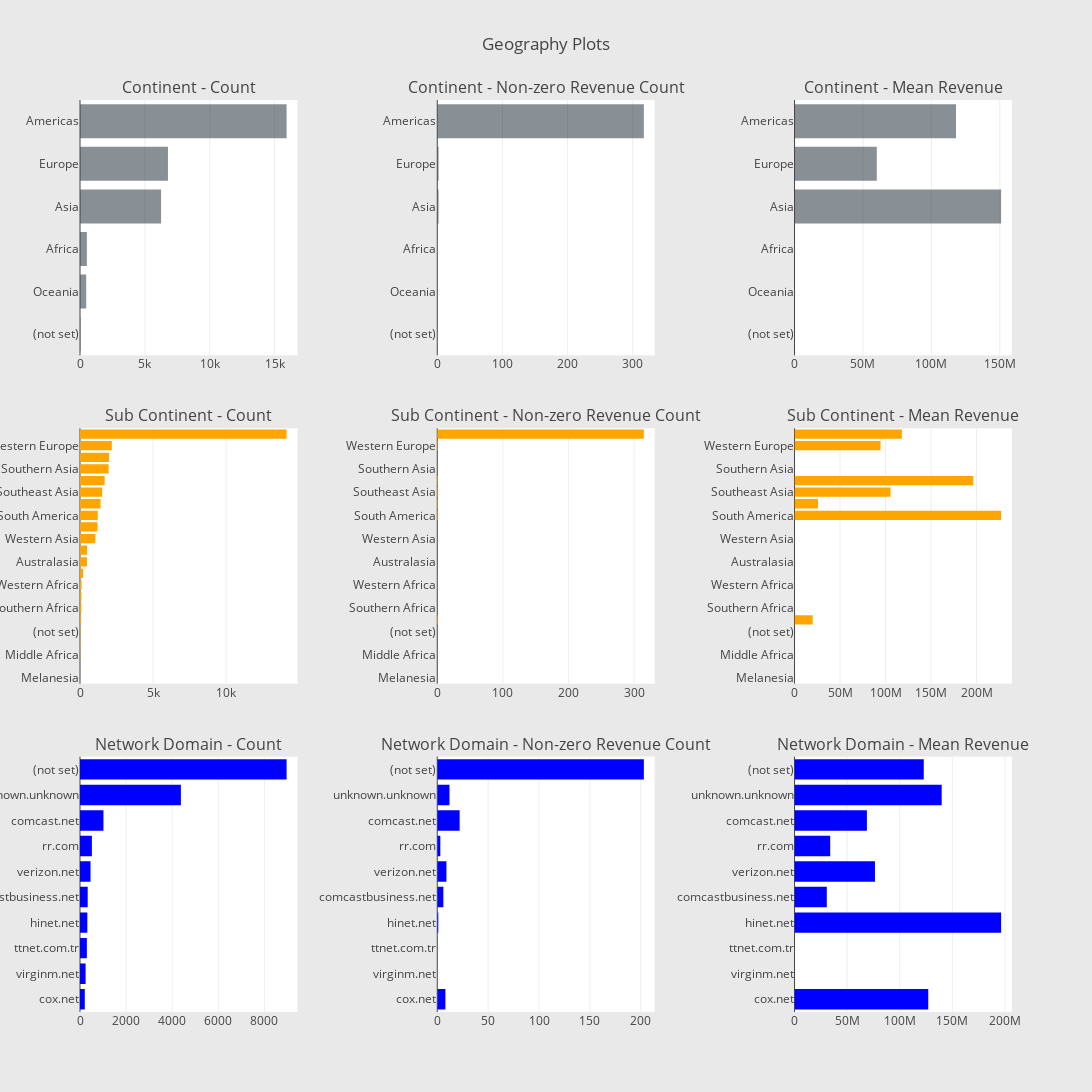

Here is the notebook cell this chart was saved with:
### Markdown cell above
We can find some interesting outcomes here such as s

1.) Highest number of transactions and revenue is generated from Chrome Browsers

2.) Even though the number of transactions is higher in Safari compared to Firefox, the amount of mean reenue  is higher for Firefox in comparison to Safari 

3.)

### Code cell
# Continent
cnt_srs = train_df.groupby('geoNetwork.continent')['totals.transactionRevenue'].agg(['size', 'count', 'mean'])
cnt_srs.columns = ["count", "count of non-zero revenue", "mean"]
cnt_srs = cnt_srs.sort_values(by="count", ascending=False)
trace1 = horizontal_bar_chart(cnt_srs["count"].head(10), 'rgba(58, 71, 80, 0.6)')
trace2 = horizontal_bar_chart(cnt_srs["count of non-zero revenue"].head(10), 'rgba(58, 71, 80, 0.6)')
trace3 = horizontal_bar_chart(cnt_srs["mean"].head(10), 'rgba(58, 71, 80, 0.6)')

# Sub-continent
cnt_srs = train_df.groupby('geoNetwork.subContinent')['totals.transactionRevenue'].agg(['size', 'count', 'mean'])
cnt_srs.columns = ["count", "count of non-zero revenue", "mean"]
cnt_srs = cnt_srs.sort_values(by="count", ascending=False)
trace4 = horizontal_bar_chart(cnt_srs["count"], 'orange')
trace5 = horizontal_bar_chart(cnt_srs["count of non-zero revenue"], 'orange')
trace6 = horizontal_bar_chart(cnt_srs["mean"], 'orange')

# Network domain
cnt_srs = train_df.groupby('geoNetwork.networkDomain')['totals.transactionRevenue'].agg(['size', 'count', 'mean'])
cnt_srs.columns = ["count", "count of non-zero revenue", "mean"]
cnt_srs = cnt_srs.sort_values(by="count", ascending=False)
trace7 = horizontal_bar_chart(cnt_srs["count"].head(10), 'blue')
trace8 = horizontal_bar_chart(cnt_srs["count of non-zero revenue"].head(10), 'blue')
trace9 = horizontal_bar_chart(cnt_srs["mean"].head(10), 'blue')

# Creating two subplots
fig = tools.make_subplots(rows=3, cols=3, vertical_spacing=0.08, horizontal_spacing=0.15, 
                          subplot_titles=["Continent - Count", "Continent - Non-zero Revenue Count", "Continent - Mean Revenue",
                                          "Sub Continent - Count",  "Sub Continent - Non-zero Revenue Count", "Sub Continent - Mean Revenue",
                                          "Network Domain - Count", "Network Domain - Non-zero Revenue Count", "Network Domain - Mean Revenue"])

fig.append_trace(trace1, 1, 1)
fig.append_trace(trace2, 1, 2)
fig.append_trace(trace3, 1, 3)
fig.append_trace(trace4, 2, 1)
fig.append_trace(trace5, 2, 2)
fig.append_trace(trace6, 2, 3)
fig.append_trace(trace7, 3, 1)
fig.append_trace(trace8, 3, 2)
fig.append_trace(trace9, 3, 3)

fig['layout'].update(height=1500, width=1200, paper_bgcolor='rgb(233,233,233)', title="Geography Plots")
py.iplot(fig, filename='geo-plots')

### Figure 1 — Plotly figure (JSON) as saved in the notebook; plotly's stock layout.template omitted (floating-point values rounded to 4 significant figures)
{"data": [{"marker": {"color": "rgba(58, 71, 80, 0.6)"}, "orientation": "h", "showlegend": false, "type": "bar", "uid": "a9cba4b9-d7ab-40a4-9a90-1a5da73c3c0a", "x": [33, 478, 531, 6250, 6781, 15927], "xaxis": "x", "y": ["(not set)", "Oceania", "Africa", "Asia", "Europe", "Americas"], "yaxis": "y"}, {"marker": {"color": "rgba(58, 71, 80, 0.6)"}, "orientation": "h", "showlegend": false, "type": "bar", "uid": "9d2abf2f-56e4-454d-9467-45afed1e63b7", "x": [0, 0, 0, 2, 2, 317], "xaxis": "x2", "y": ["(not set)", "Oceania", "Africa", "Asia", "Europe", "Americas"], "yaxis": "y2"}, {"marker": {"color": "rgba(58, 71, 80, 0.6)"}, "orientation": "h", "showlegend": false, "type": "bar", "uid": "e0a4861e-d36c-4c7d-86f8-2b0c8f6e8dff", "x": [null, null, null, 150980000, 60120000, 118000000.0], "xaxis": "x3", "y": ["(not set)", "Oceania", "Africa", "Asia", "Europe", "Americas"], "yaxis": "y3"}, {"marker": {"color": "orange"}, "orientation": "h", "showlegend": false, "type": "bar", "uid": "9e91f882-4588-444b-9068-853a13227746", "x": [1, 2, 18, 30, 33, 76, 97, 98, 106, 212, 475, 489, 1053, 1201, 1215, 1409, 1519, 1687, 1961, 1993, 2178, 14147], "xaxis": "x4", "y": ["Melanesia", "Micronesian Region", "Middle Africa", "Central Asia", "(not set)", "Caribbean", "Southern Africa", "Eastern Africa", "Western Africa", "Northern Africa", "Australasia", "Central America", "Western Asia", "Southern Europe", "South America", "Eastern Europe", "Southeast Asia", "Eastern Asia", "Southern Asia", "Northern Europe", "Western Europe", "Northern America"], "yaxis": "y4"}, {"marker": {"color": "orange"}, "orientation": "h", "showlegend": false, "type": "bar", "uid": "950103c3-f3df-41f4-8bec-408fe92bd76a", "x": [0, 0, 0, 0, 0, 1, 0, 0, 0, 0, 0, 0, 0, 0, 1, 1, 1, 1, 0, 0, 1, 315], "xaxis": "x5", "y": ["Melanesia", "Micronesian Region", "Middle Africa", "Central Asia", "(not set)", "Caribbean", "Southern Africa", "Eastern Africa", "Western Africa", "Northern Africa", "Australasia", "Central America", "Western Asia", "Southern Europe", "South America", "Eastern Europe", "Southeast Asia", "Eastern Asia", "Southern Asia", "Northern Europe", "Western Europe", "Northern America"], "yaxis": "y5"}, {"marker": {"color": "orange"}, "orientation": "h", "showlegend": false, "type": "bar", "uid": "4db976f9-b831-4240-b508-3bafb06ace9c", "x": [null, null, null, null, null, 19990000, null, null, null, null, null, null, null, null, 227000000, 25750000, 105540000, 196420000, null, null, 94490000, 118000000.0], "xaxis": "x6", "y": ["Melanesia", "Micronesian Region", "Middle Africa", "Central Asia", "(not set)", "Caribbean", "Southern Africa", "Eastern Africa", "Western Africa", "Northern Africa", "Australasia", "Central America", "Western Asia", "Southern Europe", "South America", "Eastern Europe", "Southeast Asia", "Eastern Asia", "Southern Asia", "Northern Europe", "Western Europe", "Northern America"], "yaxis": "y6"}, {"marker": {"color": "blue"}, "orientation": "h", "showlegend": false, "type": "bar", "uid": "2aa89daa-ea62-417a-9ac5-683a9a13db99", "x": [208, 243, 298, 318, 334, 456, 516, 1018, 4377, 8963], "xaxis": "x7", "y": ["cox.net", "virginm.net", "ttnet.com.tr", "hinet.net", "comcastbusiness.net", "verizon.net", "rr.com", "comcast.net", "unknown.unknown", "(not set)"], "yaxis": "y7"}, {"marker": {"color": "blue"}, "orientation": "h", "showlegend": false, "type": "bar", "uid": "ef3cbdc1-9e0c-490b-aacf-fe809e9d2497", "x": [8, 0, 0, 1, 6, 9, 3, 22, 12, 203], "xaxis": "x8", "y": ["cox.net", "virginm.net", "ttnet.com.tr", "hinet.net", "comcastbusiness.net", "verizon.net", "rr.com", "comcast.net", "unknown.unknown", "(not set)"], "yaxis": "y8"}, {"marker": {"color": "blue"}, "orientation": "h", "showlegend": false, "type": "bar", "uid": "0320047b-e0ed-4135-a955-51313bdf4e17", "x": [127131250, null, null, 196420000, 30690000.0, 76460000.0, 33910000.0, 68810000.0, 139912500, 122900000.0], "xaxis": "x9", "y": ["cox.net", "virginm.net", "ttnet.com.tr", "hinet.net", "comcastbusiness.net", "verizon.net", "rr.com", "comcast.net", "unknown.unknown", "(not set)"], "yaxis": "y9"}], "layout": {"annotations": [{"font": {"size": 16}, "showarrow": false, "text": "Continent - Count", "x": 0.1167, "xanchor": "center", "xref": "paper", "y": 1, "yanchor": "bottom", "yref": "paper"}, {"font": {"size": 16}, "showarrow": false, "text": "Continent - Non-zero Revenue Count", "x": 0.5, "xanchor": "center", "xref": "paper", "y": 1, "yanchor": "bottom", "yref": "paper"}, {"font": {"size": 16}, "showarrow": false, "text": "Continent - Mean Revenue", "x": 0.8833, "xanchor": "center", "xref": "paper", "y": 1, "yanchor": "bottom", "yref": "paper"}, {"font": {"size": 16}, "showarrow": false, "text": "Sub Continent - Count", "x": 0.1167, "xanchor": "center", "xref": "paper", "y": 0.64, "yanchor": "bottom", "yref": "paper"}, {"font": {"size": 16}, "showarrow": false, "text": "Sub Continent - Non-zero Revenue Count", "x": 0.5, "xanchor": "center", "xref": "paper", "y": 0.64, "yanchor": "bottom", "yref": "paper"}, {"font": {"size": 16}, "showarrow": false, "text": "Sub Continent - Mean Revenue", "x": 0.8833, "xanchor": "center", "xref": "paper", "y": 0.64, "yanchor": "bottom", "yref": "paper"}, {"font": {"size": 16}, "showarrow": false, "text": "Network Domain - Count", "x": 0.1167, "xanchor": "center", "xref": "paper", "y": 0.28, "yanchor": "bottom", "yref": "paper"}, {"font": {"size": 16}, "showarrow": false, "text": "Network Domain - Non-zero Revenue Count", "x": 0.5, "xanchor": "center", "xref": "paper", "y": 0.28, "yanchor": "bottom", "yref": "paper"}, {"font": {"size": 16}, "showarrow": false, "text": "Network Domain - Mean Revenue", "x": 0.8833, "xanchor": "center", "xref": "paper", "y": 0.28, "yanchor": "bottom", "yref": "paper"}], "height": 1500, "paper_bgcolor": "rgb(233,233,233)", "title": {"text": "Geography Plots"}, "width": 1200, "xaxis": {"anchor": "y", "domain": [0, 0.2333]}, "xaxis2": {"anchor": "y2", "domain": [0.3833, 0.6167]}, "xaxis3": {"anchor": "y3", "domain": [0.7667, 1.0]}, "xaxis4": {"anchor": "y4", "domain": [0, 0.2333]}, "xaxis5": {"anchor": "y5", "domain": [0.3833, 0.6167]}, "xaxis6": {"anchor": "y6", "domain": [0.7667, 1.0]}, "xaxis7": {"anchor": "y7", "domain": [0, 0.2333]}, "xaxis8": {"anchor": "y8", "domain": [0.3833, 0.6167]}, "xaxis9": {"anchor": "y9", "domain": [0.7667, 1.0]}, "yaxis": {"anchor": "x", "domain": [0.72, 1]}, "yaxis2": {"anchor": "x2", "domain": [0.72, 1]}, "yaxis3": {"anchor": "x3", "domain": [0.72, 1]}, "yaxis4": {"anchor": "x4", "domain": [0.36, 0.64]}, "yaxis5": {"anchor": "x5", "domain": [0.36, 0.64]}, "yaxis6": {"anchor": "x6", "domain": [0.36, 0.64]}, "yaxis7": {"anchor": "x7", "domain": [0, 0.28]}, "yaxis8": {"anchor": "x8", "domain": [0, 0.28]}, "yaxis9": {"anchor": "x9", "domain": [0, 0.28]}}}
